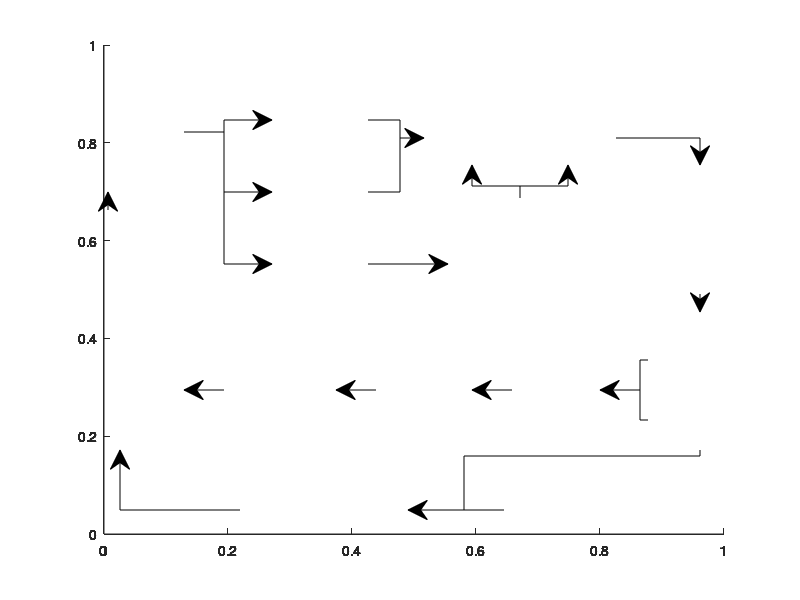

This figure's MATLAB source:
function fig2_arrow_line()
annotation('arrow',0.135*[1,1],[0.65,0.68])
annotation('line',[0.23,0.28],[0.78,0.78],'Color','k')
annotation('line',[0.28,0.28],[0.56,0.8],'Color','k')
annotation('arrow',[0.28,0.34],[0.8,0.8])
annotation('line',[0.46,0.5],[0.8,0.8])
annotation('arrow',[0.28,0.34],[0.68,0.68])
annotation('line',[0.46,0.5],[0.68,0.68])
annotation('arrow',[0.28,0.34],[0.56,0.56])
annotation('arrow',[0.46,0.56],[0.56,0.56])
annotation('arrow',[0.5,0.53],[0.77,0.77])
annotation('line',[0.5,0.5],[0.68,0.8])
annotation('arrow',[0.59,0.59],[0.69,0.725])
annotation('arrow',[0.71,0.71],[0.69,0.725])
annotation('line',[0.59,0.71],[0.69,0.69])
annotation('line',[0.65,0.65],[0.67,0.69])
annotation('line',[0.77,0.875],[0.77,0.77])
annotation('arrow',[0.875,0.875],[0.77,0.725])
annotation('arrow',[0.875,0.875],[0.51,0.48])
annotation('line',[0.81,0.8],[0.4,0.4])
annotation('line',[0.81,0.8],[0.3,0.3])
annotation('line',[0.8,0.8],[0.4,0.3])
annotation('arrow',[0.8,0.75],[0.35,0.35])
annotation('arrow',[0.63,0.51],[0.15,0.15])
annotation('line',[0.875,0.58],[0.24,0.24])
annotation('line',[0.875,0.875],[0.25,0.24])
annotation('line',[0.58,0.58],[0.24,0.15])
annotation('arrow',[0.64,0.59],[0.35,0.35])
annotation('arrow',[0.47,0.42],[0.35,0.35])
annotation('arrow',[0.28,0.23],[0.35,0.35])
annotation('line',[0.3,0.15],[0.15,0.15])
annotation('arrow',[0.15,0.15],[0.15,0.25])
























